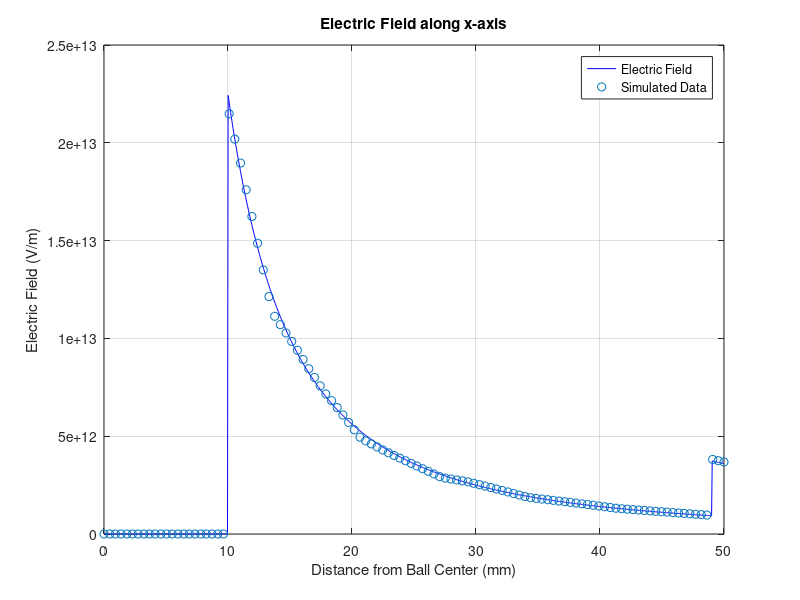

MATLAB code for this plot:
% 清除命令窗口、工作空间和所有图形窗口
clc
clear
close all

% 定义常数和变量
e_0 = 8.854e-12;       % 真空中的电介质常数
e_r = 4;               % 同心介质球壳的相对介电常数
R = 10 / 1000;         % 理想导体小球的半径（单位：米）
Q = 1;                 % 理想导体小球上的总电荷（单位：库仑）

% 计算相对介电常数下的电介质常数
e = e_0 * e_r;

% 计算x轴上的电场强度
x = linspace(0, 50e-3, 1000);  % 生成等差数列从0到50mm

% 对于 r < R 的情况，电场为0
E_x = zeros(size(x));

% 对于 R <= r < b 的情况
mask = (x >= R);
E_x(mask) = Q / (4 * pi * e) * 1 ./ (x(mask).^2);

% 对于 r >= b 的情况
b = 49 / 1000;  % 外套的半径，单位从mm转换为m
mask = (x >= b);
E_x(mask) = Q / (4 * pi * e_0) * 1 ./ (x(mask).^2);  % 在空气中的电场强度

% 从'test3.txt'文件导入数据
a = importdata('test3.txt');  % 导入数据
data = a.data;  % 获取导入的数据

% 绘制电场强度的图
figure(1)
plot(x * 1000, E_x, 'b', 'DisplayName', 'Electric Field');  % 绘制电场强度
hold on
scatter(data(:, 1), data(:, 2), 'ro', 'DisplayName', 'Simulated Data');  % 使用圆圈（o）绘制仿真值
grid on

% 设置图的标题和标签
title('Electric Field along x-axis');
xlabel('Distance from Ball Center (mm)');
ylabel('Electric Field (V/m)');
legend('show');
